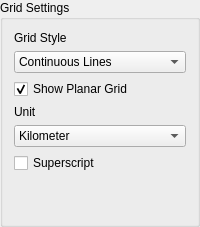
                 <widget class="QGroupBox" name="gbGridSettings_2">
                  <property name="title">
                   <string>Grid Settings</string>
                  </property>
                  <layout class="QVBoxLayout" name="verticalLayout_14">
                   <item>
                    <layout class="QVBoxLayout" name="verticalLayout_13">
                     <item>
                      <layout class="QVBoxLayout" name="verticalLayout_7">
                       <item>
                        <widget class="QLabel" name="lbGridStyle_2">
                         <property name="text">
                          <string>Grid Style</string>
                         </property>
                         <property name="wordWrap">
                          <bool>false</bool>
                         </property>
                        </widget>
                       </item>
                       <item>
                        <widget class="QComboBox" name="cmbPlanarStyle">
                         <property name="currentIndex">
                          <number>0</number>
                         </property>
                         <item>
                          <property name="text">
                           <string>Continuous Lines</string>
                          </property>
                         </item>
                         <item>
                          <property name="text">
                           <string>Cross Lines</string>
                          </property>
                         </item>
                        </widget>
                       </item>
                       <item>
                        <widget class="QCheckBox" name="chkShowPlanar">
                         <property name="text">
                          <string>Show Planar Grid</string>
                         </property>
                         <property name="checkable">
                          <bool>true</bool>
                         </property>
                         <property name="checked">
                          <bool>true</bool>
                         </property>
                        </widget>
                       </item>
                       <item>
                        <layout class="QVBoxLayout">
                         <item>
                          <widget class="QLabel" name="txlUnit">
                           <property name="text">
                            <string>Unit</string>
                           </property>
                           <property name="wordWrap">
                            <bool>false</bool>
                           </property>
                          </widget>
                         </item>
                         <item>
                          <widget class="QComboBox" name="cmbUnit">
                           <item>
                            <property name="text">
                             <string>Kilometer</string>
                            </property>
                           </item>
                           <item>
                            <property name="text">
                             <string>Meters</string>
                            </property>
                           </item>
                          </widget>
                         </item>
                        </layout>
                       </item>
                       <item>
                        <widget class="QCheckBox" name="chkSuperscriptPlanarText">
                         <property name="text">
                          <string>Superscript</string>
                         </property>
                        </widget>
                       </item>
                      </layout>
                     </item>
                     <item>
                      <spacer name="verticalSpacer_2">
                       <property name="orientation">
                        <enum>Qt::Vertical</enum>
                       </property>
                       <property name="sizeHint" stdset="0">
                        <size>
                         <width>20</width>
                         <height>40</height>
                        </size>
                       </property>
                      </spacer>
                     </item>
                    </layout>
                   </item>
                  </layout>
                 </widget>
